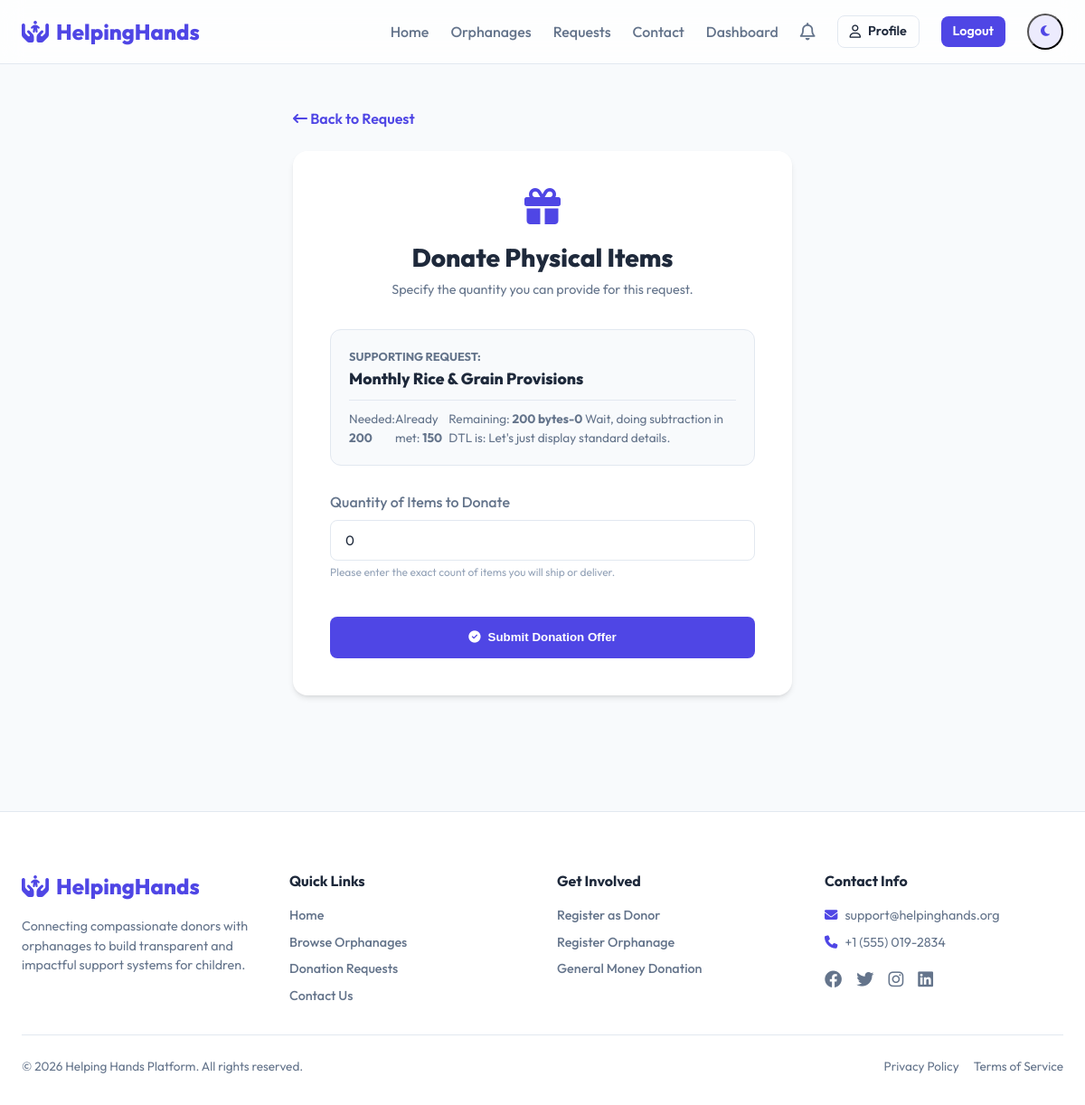
The page /donations/requests/3/donate-items/ (signed in) on the database its author committed.
### donations/models.py (models this page shows, shortened)
class DonationRequest(models.Model):
    PRIORITY_CHOICES = [
        ('Low', 'Low'),
        ('Medium', 'Medium'),
        ('High', 'High'),
        ('Urgent', 'Urgent'),
    ]
    STATUS_CHOICES = [
        ('Open', 'Open'),
        ('In Progress', 'In Progress'),
        ('Completed', 'Completed'),
    ]
    orphanage = models.ForeignKey(OrphanageProfile, on_delete=models.CASCADE, related_name='requests')
    title = models.CharField(max_length=200)
    category = models.ForeignKey(Category, on_delete=models.SET_NULL, null=True, related_name='requests')
    description = models.TextField()
    quantity_needed = models.IntegerField()
    quantity_fulfilled = models.IntegerField(default=0)
    priority = models.CharField(max_length=15, choices=PRIORITY_CHOICES, default='Medium')
    deadline = models.DateField()
    image = models.ImageField(upload_to='requests/', null=True, blank=True)
    status = models.CharField(max_length=15, choices=STATUS_CHOICES, default='Open')
    created_at = models.DateTimeField(auto_now_add=True)

### donations/views.py (the view)
# urls.py: path('requests/<int:request_id>/donate-items/', views.donate_items, name='donate_items'),
@login_required
def donate_items(request, request_id):
    if not request.user.is_donor:
        return HttpResponseForbidden("Only donors can make donations.")
    req = get_object_or_404(DonationRequest, id=request_id)
    if req.status == 'Completed':
        messages.error(request, "This donation request has already been completed.")
        return redirect('request_detail', request_id=request_id)
    if request.method == 'POST':
        form = ItemDonationForm(request.POST)
        if form.is_valid():
            donation = form.save(commit=False)
            donation.donor = request.user.donor_profile
            donation.request = req
            donation.donation_type = 'Items'
            donation.status = 'Pending'
            donation.save()
            if req.status == 'Open':
                req.status = 'In Progress'
                req.save()
            Notification.objects.create(
                recipient=req.orphanage.user,
                title="New Donation Received",
                message=f"{donation.donor.full_name} has offered to donate {donation.quantity_donated} items for request '{req.title}'. Check your dashboard to accept.",
                notification_type="Info"
            )
            messages.success(request, f"Thank you! Your donation offer for '{req.title}' has been submitted. The orphanage has been notified.")
            return redirect('donor_dashboard')
    else:
        form = ItemDonationForm()
    return render(request, 'donations/donate_items.html', {'form': form, 'request_item': req})

### donations/forms.py (shortened to what this page needs)
class ItemDonationForm(forms.ModelForm):
    class Meta:
        model = Donation
        fields = ['quantity_donated']
        widgets = {
            'quantity_donated': forms.NumberInput(attrs={'class': 'form-control', 'placeholder': 'Quantity to donate', 'min': 1}),
        }

### core/context_processors.py (called while the page is built)
def notification_context(request):
    if request.user.is_authenticated:
        notifications = Notification.objects.filter(recipient=request.user, is_read=False)
        return {
            'unread_notifications_count': notifications.count(),
            'unread_notifications': notifications[:5]
        }
    return {
        'unread_notifications_count': 0,
        'unread_notifications': []
    }

### templates/donations/donate_items.html (shortened to what this page needs)
{% extends 'base.html' %}
{% block content %}
<div class="container" style="padding-top: 3rem; padding-bottom: 4rem; max-width: 600px;">
    <div style="margin-bottom: 1.5rem;">
        <a href="{% url 'request_detail' request_item.id %}" style="color: var(--primary); font-weight: 600;"><i class="fa-solid fa-arrow-left-long"></i> Back to Request</a>
    </div>
    <div class="glass-card" style="background: var(--bg-secondary); padding: 2.5rem;">
        <div style="text-align: center; margin-bottom: 2rem;">
            <i class="fa-solid fa-gift" style="font-size: 2.5rem; color: var(--primary); margin-bottom: 1rem;"></i>
            <h2 style="font-size: 1.75rem; font-weight: 800;">Donate Physical Items</h2>
            <p style="color: var(--text-secondary); font-size: 0.9rem; margin-top: 0.25rem;">Specify the quantity you can provide for this request.</p>
        </div>
        <div style="background-color: var(--bg-primary); padding: 1.25rem; border-radius: 0.75rem; border: 1px solid var(--border-color); margin-bottom: 1.75rem;">
            <div style="font-size: 0.8rem; text-transform: uppercase; font-weight: 700; color: var(--text-secondary);">Supporting Request:</div>
            <h4 style="font-weight: 800; font-size: 1.1rem; color: var(--text-primary); margin-top: 2px;">{{ request_item.title }}</h4>
            <div style="display: flex; justify-content: space-between; font-size: 0.85rem; color: var(--text-secondary); margin-top: 10px; border-top: 1px solid var(--border-color); padding-top: 10px;">
                <span>Needed: <strong>{{ request_item.quantity_needed }}</strong></span>
                <span>Already met: <strong>{{ request_item.quantity_fulfilled }}</strong></span>
                <span>Remaining: <strong>{% widthratio request_item.quantity_needed 1 1 as needed %}{% widthratio request_item.quantity_fulfilled 1 1 as fulfilled %}{{ request_item.quantity_needed|filesizeformat|default:request_item.quantity_needed|add:"-0" }}</strong>
                Wait, doing subtraction in DTL is:
                Let's just display standard details.
                </span>
            </div>
        </div>
        <form method="POST">
            <div class="form-group">
                <label for="{{ form.quantity_donated.id_for_label }}">Quantity of Items to Donate</label>
                {{ form.quantity_donated }}
                <small style="display:block; font-size:0.75rem; color:var(--text-light); margin-top:4px;">Please enter the exact count of items you will ship or deliver.</small>
            </div>
            <button type="submit" class="btn btn-primary" style="width: 100%; height: 46px; margin-top: 1rem;">
                <i class="fa-solid fa-circle-check"></i> Submit Donation Offer
            </button>
        </form>
    </div>
</div>
{% endblock %}

### static/css/style.css (style rules this page uses)
:root { --bg-primary: #f8fafc; --bg-secondary: #ffffff; --bg-sidebar: #0f172a; --text-primary: #1e293b; --text-secondary: #64748b; --text-light: #94a3b8; --primary: #4f46e5; --primary-hover: #4338ca; --primary-light: rgba(79, 70, 229, 0.1); --secondary: #f97316; --secondary-hover: #ea580c; --success: #10b981; --success-light: rgba(16, 185, 129, 0.1); --warning: #f59e0b; --warning-light: rgba(245, 158, 11, 0.1); --danger: #ef4444; --danger-light: rgba(239, 68, 68, 0.1); --info: #0ea5e9; --info-light: rgba(14, 165, 233, 0.1); --border-color: #e2e8f0; --shadow-sm: 0 1px 2px 0 rgba(0, 0, 0, 0.05); --shadow-md: 0 4px 6px -1px rgba(0, 0, 0, 0.1), 0 2px 4px -1px rgba(0, 0, 0, 0.06); --shadow-lg: 0 10px 15px -3px rgba(0, 0, 0, 0.1), 0 4px 6px -2px rgba(0, 0, 0, 0.05); --glass-bg: rgba(255, 255, 255, 0.75); --glass-border: rgba(255, 255, 255, 0.4); --glass-blur: 12px; }
* { margin: 0; padding: 0; box-sizing: border-box; transition: background-color 0.3s ease, border-color 0.3s ease; }
body { font-family: 'Outfit', sans-serif; background-color: var(--bg-primary); color: var(--text-primary); line-height: 1.5; overflow-x: hidden; }
a { color: inherit; text-decoration: none; }
.container { max-width: 1280px; margin: 0 auto; padding: 0 1.5rem; }
.glass-card { background: var(--glass-bg); backdrop-filter: blur(var(--glass-blur)); -webkit-backdrop-filter: blur(var(--glass-blur)); border: 1px solid var(--glass-border); border-radius: 1rem; padding: 1.5rem; box-shadow: var(--shadow-md); transition: transform 0.3s cubic-bezier(0.4, 0, 0.2, 1), box-shadow 0.3s ease; }
.btn { display: inline-flex; align-items: center; justify-content: center; gap: 0.5rem; padding: 0.625rem 1.25rem; border-radius: 0.5rem; font-weight: 600; cursor: pointer; border: none; transition: all 0.2s ease; }
.btn-primary { background-color: var(--primary); color: #ffffff; }
.form-group { margin-bottom: 1.5rem; }
.form-group label { display: block; font-weight: 500; color: var(--text-secondary); margin-bottom: 0.5rem; }
.form-control { width: 100%; padding: 0.75rem 1rem; border-radius: 0.5rem; border: 1px solid var(--border-color); background-color: var(--bg-secondary); color: var(--text-primary); font-family: inherit; font-size: 0.95rem; outline: none; }

### rows shown on the page
DonationRequest: title "Monthly Rice & Grain Provisions", quantity_needed "200", quantity_fulfilled "150", quantity_needed|filesizeformat "200 bytes-0"
